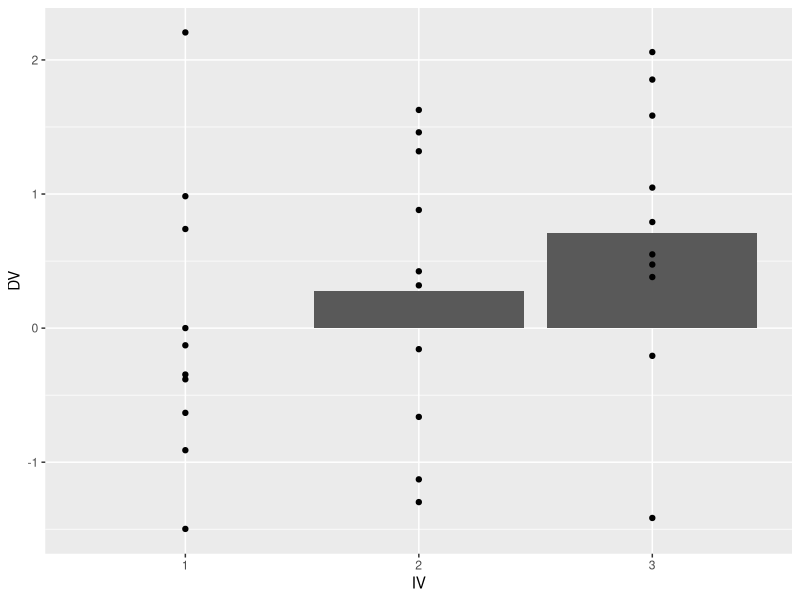
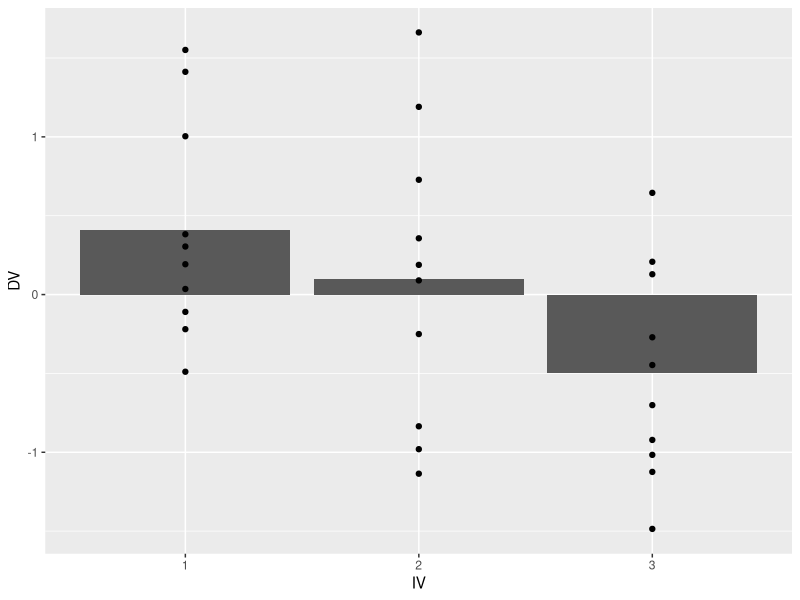

These figures' R source, in order:
## ---- chunk 1
library(tibble)
levels <- 3
n_per_level <- 10
critical_F <- qf(.95,2,27)
# repeat until we find the data that meets the criterion
for(i in 1:1000){
  random_data <- tibble(subjects = 1:(levels*n_per_level),
                        IV = as.factor(rep(1:levels, each = n_per_level)),
                        DV = rnorm(levels*n_per_level, 0, 1)
                        )
  aov.out <- aov(DV ~ IV, data = random_data)
  simulated_F <- summary(aov.out)[[1]]$`F value`[1]
  
  if(simulated_F < critical_F) break
}
# report the ANOVA
summary(aov.out)
# show a graph
library(ggplot2)
ggplot(random_data, aes(x=IV, y=DV))+
  geom_bar(stat="summary", fun="mean")+
  geom_point()
## ---- chunk 2

library(tibble)
levels <- 3
n_per_level <- 10
critical_F <- qf(.95,2,27)
# repeat until we find the data that meets the criterion
for(i in 1:1000){
  random_data <- tibble(subjects = 1:(levels*n_per_level),
                        IV = as.factor(rep(1:levels, each = n_per_level)),
                        DV = rnorm(levels*n_per_level, 0, 1)
                        )
  aov.out <- aov(DV ~ IV, data = random_data)
  simulated_F <- summary(aov.out)[[1]]$`F value`[1]
  
  if(simulated_F > critical_F) break
}
simulated_F > critical_F
# report the ANOVA
summary(aov.out)
# show a graph
library(ggplot2)
ggplot(random_data, aes(x=IV, y=DV))+
  geom_bar(stat="summary", fun="mean")+
  geom_point()

